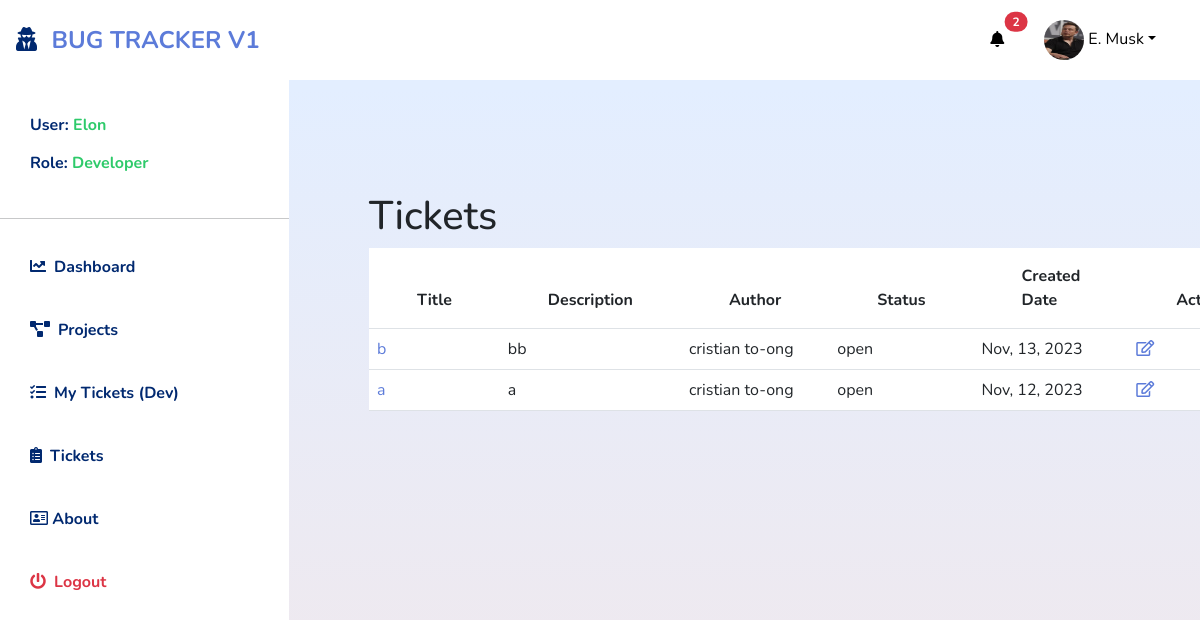
The app's page /bugtracker/tickets/tickets_developer (signed in), older data.
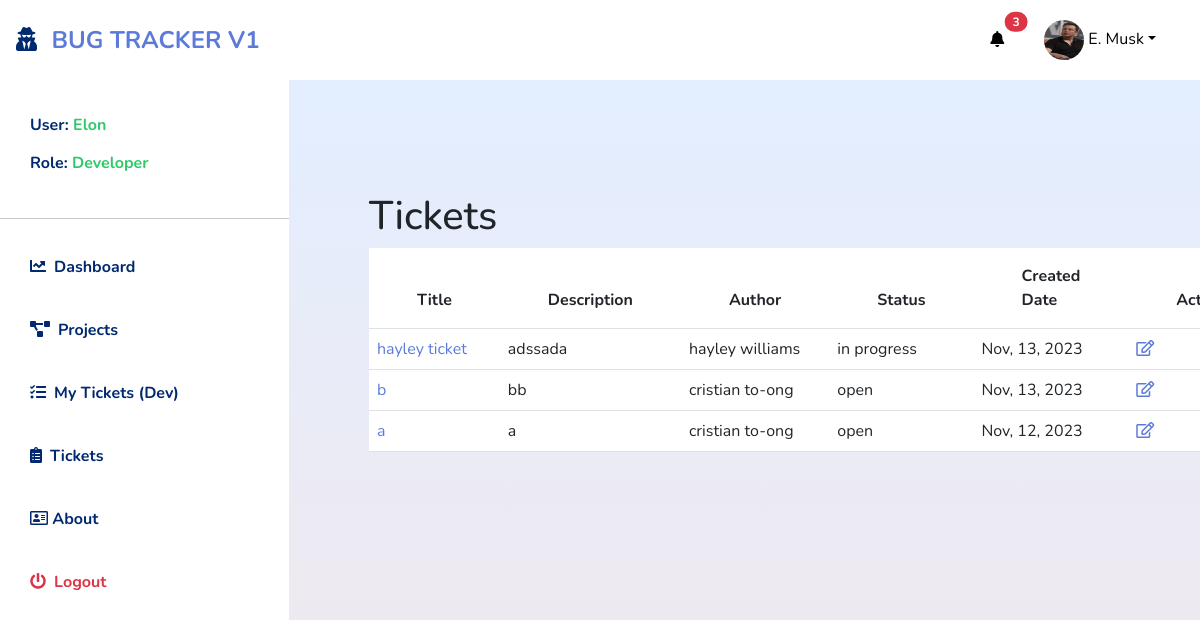
The same page, newer data.
### bugtrackerapp/models.py (models this page shows, shortened)
class Ticket(models.Model):
  title = models.CharField(max_length=200,null=True,blank=True)
  ticket_description = models.TextField(null=True,blank=True)
  image = models.ImageField(upload_to='ticketimgs/', blank=True, null=True)
  project = models.ForeignKey(Project, on_delete=models.CASCADE)
  author = models.ForeignKey(EmployeeProfile, on_delete=models.CASCADE, related_name='tickets', unique=False)
  assign_members = models.ManyToManyField(User, related_name='devs', blank=True)
  type = models.ForeignKey(Type, on_delete=models.CASCADE)
  priority = models.ForeignKey(Priority, on_delete=models.CASCADE)
  status = models.ForeignKey(Status, on_delete=models.CASCADE)
  updated = models.DateTimeField(auto_now=True)
  created = models.DateTimeField(auto_now_add=True)
  history = HistoricalRecords(cascade_delete_history=True)
  class Meta:
    ordering = ('-created',)
  def __str__(self):
    return self.title

class Status(models.Model):
  status = models.CharField(max_length=100, null=True,blank=True)
  def __str__(self):
    return self.status

### accounts/models.py (models this page shows, shortened)
class EmployeeProfile(models.Model):
  user = models.OneToOneField(User, on_delete=models.CASCADE, related_name='profile')
  employee_id = models.CharField(max_length=128, blank=True)
  first_name = models.CharField(max_length=200, blank=True)
  last_name = models.CharField(max_length=200, blank=True)
  email = models.EmailField(max_length=200, blank=True)
  role = models.ForeignKey(Role,on_delete=models.CASCADE)
  avatar = models.ImageField(default='avatar.png', upload_to='avatars/', blank=True)
  phone_number = models.CharField(max_length=50, blank=True)
  updated = models.DateTimeField(auto_now=True)
  created = models.DateTimeField(auto_now_add=True)
  class Meta:
    ordering = ('-created',)
  def __str__(self):
    return self.first_name + " " + self.last_name
  def get_fullname(self):
    return self.first_name + " " + self.last_name

### bugtrackerapp/views.py (the view)
# urls.py: path('tickets/tickets_developer', views.tickets_developer, name='tickets_developer'),
@login_required(login_url="/")
def tickets_developer(request):
    employee = EmployeeProfile.objects.get(user=request.user)
    tickets = Ticket.objects.filter(
      Q(assign_members=request.user) | Q(author=employee)
    )
    context = {
      'tickets':tickets
    }
    return render(request, 'bugtrackerapp/tickets_developer.html', context)

### bugtrackerapp/context_processors.py (called while the page is built)
def my_context_processor(request):
  try:
    notification = Notification.objects.filter(notif_receiver=request.user.profile)
  except:
    notification = None
  return {
    'notification':notification,
  }

### bugtrackerapp/templates/bugtrackerapp/tickets_developer.html
{% extends 'base.html' %}
{% load static %}
{% block content %}
<h1>Tickets</h1>
<div class="draft-table">
  <table class="table" id="draft-table">
    <thead>
      <tr>
        <th scope="col">Title</th>
        <th scope="col">Description</th>
        <th scope="col">Author</th>
        <th scope="col">Status</th>
        <th scope="col">Created Date</th>
        <th scope="col">Actions</th>
      </tr>
    </thead>
    <tbody>
      {% for ticket in tickets %}
      <tr>
        <td>
          <a href="{% url 'bugtracker:project_detail' ticket.project.id %}">{{ticket.title}}</a>
        </td>
        <td>
          {{ticket.ticket_description}}
        </td>
        <td>{{ticket.author}}</td>
        <td>{{ticket.status}}</td>
        <td>{{ticket.created|date:"M, d, Y"}}</td>
        <td>
          <a href="{% url 'bugtracker:ticket_detail' ticket.id %}">
            <i class="far fa-edit"></i>
          </a>
        </td>
      </tr>
      {% endfor %}
    </tbody>
  </table>
</div>
{% endblock content %}

### templates/includes/navbartop.html (shortened to what this page needs)
{% load static %}
{% if user.is_authenticated %}
<div class="navbar-top">
  <div class="sidebar-heading text-center py-4 primary-text fs-4 fw-bold text-uppercase border-bottom"><i
      class="fas fa-user-secret me-2"></i>
    <a href="{% url 'bugtracker:home' %}">Bug Tracker V1</a>
  </div>
  <div class="navbar-menus">
    <div class="dropdown">
      <a class="btn btn-secondary" href="#" role="button" data-bs-toggle="dropdown" aria-expanded="false">
        <i class="fas fa-bell"></i>
        <span class="position-absolute top-0 start-100 translate-middle badge rounded-pill bg-danger">
          {{notification.count}}
        </span>
      </a>
    </div>
    <div class="dropdown dropdown-account">
      <a class="btn btn-secondary dropdown-account-toggle" href="#" role="button" data-bs-toggle="dropdown"
        aria-expanded="false">
        {% if request.user.profile.avatar %}
          <img src="{{request.user.profile.avatar.url}}" alt="profile pic" class="dropdown-account-profile-pic">
        {% endif %}
        <span class=" dropdown-toggle">{{request.user.profile.first_name.0|title}}.
          {{request.user.profile.last_name|capfirst}}</span>
      </a>
    </div>
  </div>
</div>
{% endif %}

Row changes from the older to the newer data that the page shows:
added Ticket: title "hayley ticket", ticket_description "adssada", author "hayley williams", status "in progress", created "Nov, 13, 2023"
Text that changed along with them:
{{ notification.count }}: "2" → "3"
